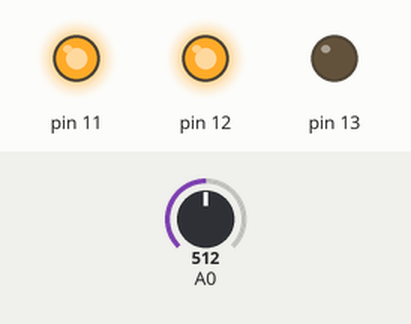
Bench run of a sketch on a simulated Arduino Uno, built with avr-gcc and run on an emulated ATmega328P. On the bench: output pins drawn as LEDs (lit = HIGH). The inputs (shaded band) are chosen by the test bench; at power-on: A0 = 512.

Above: at 1.2 s.
1.3 s: A0 set to 666
2.8 s: A0 set to 694
At 3.1 s:
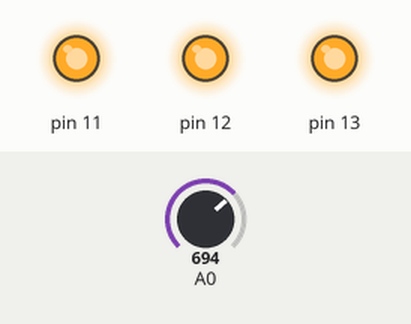
4.3 s: A0 set to 331
At 5.5 s:
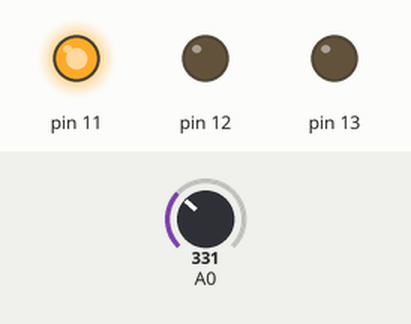
5.8 s: A0 set to 0
At 6.6 s:
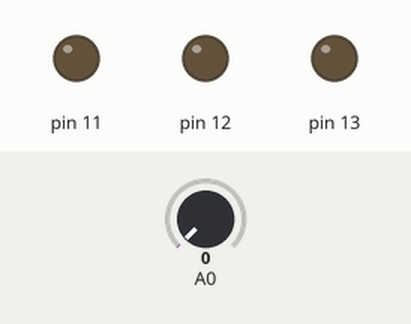
7.3 s: A0 set to 122
At 7.7 s:
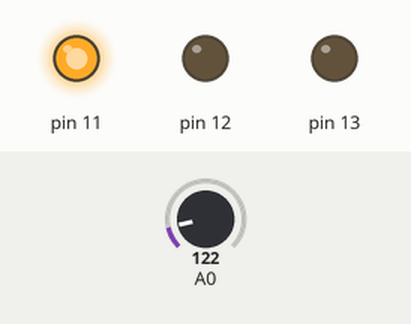
8.8 s: A0 set to 330
10.3 s: A0 set to 355
At 11.2 s:
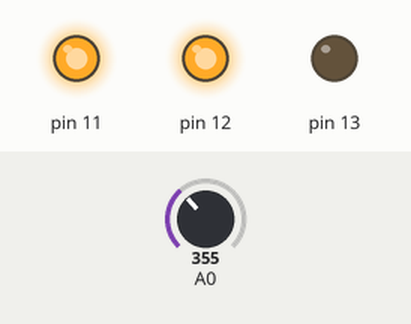
Timing chart, 0 to 12.8 s (numbered marks = the images above; inputs shaded):
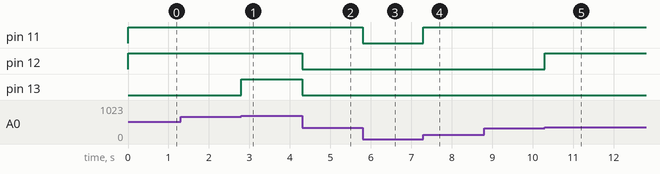

Measured:
- the behaviour switches between 680 and 681 on A0 (found by bisection; images 0 and 1)
- the behaviour switches between 340 and 341 on A0 (found by bisection; images 4 and 5)
- after the input at 1.3 s, every drawn part: stays the same
- after the input at 2.8 s, pin 13: LOW → HIGH at once
- after the input at 4.3 s, pin 12, pin 13: HIGH → LOW at once
- after the input at 5.8 s, pin 11: HIGH → LOW at once
- after the input at 7.3 s, pin 11: LOW → HIGH at once
- after the input at 8.8 s, every drawn part: stays the same
- after the input at 10.3 s, pin 12: LOW → HIGH at once

The sketch:

Exemplo-12-Potenciometro-Exercicio.ino
```cpp
/*
Começam com os 3 leds apagados, ao aumentar o valor do potenciômetro
os leds vão acendendo, um de cada vez
*/

int valor;

void setup() {
  pinMode(11, OUTPUT);
  pinMode(12, OUTPUT);
  pinMode(13, OUTPUT);
}

void loop() {
  valor = analogRead(A0);

  if(valor == 0){
    digitalWrite(13,0);
    digitalWrite(12,0);
    digitalWrite(11,0);
  }

  if(valor >= 1  && valor <= 340){
    digitalWrite(13,0);
    digitalWrite(12,0);
    digitalWrite(11,1);
  }

  if(valor >= 341  && valor <= 680){
    digitalWrite(13,0);
    digitalWrite(12,1);
    digitalWrite(11,1);
  }

  if(valor >= 681){
    digitalWrite(13,1);
    digitalWrite(12,1);
    digitalWrite(11,1);
  }


}
```
